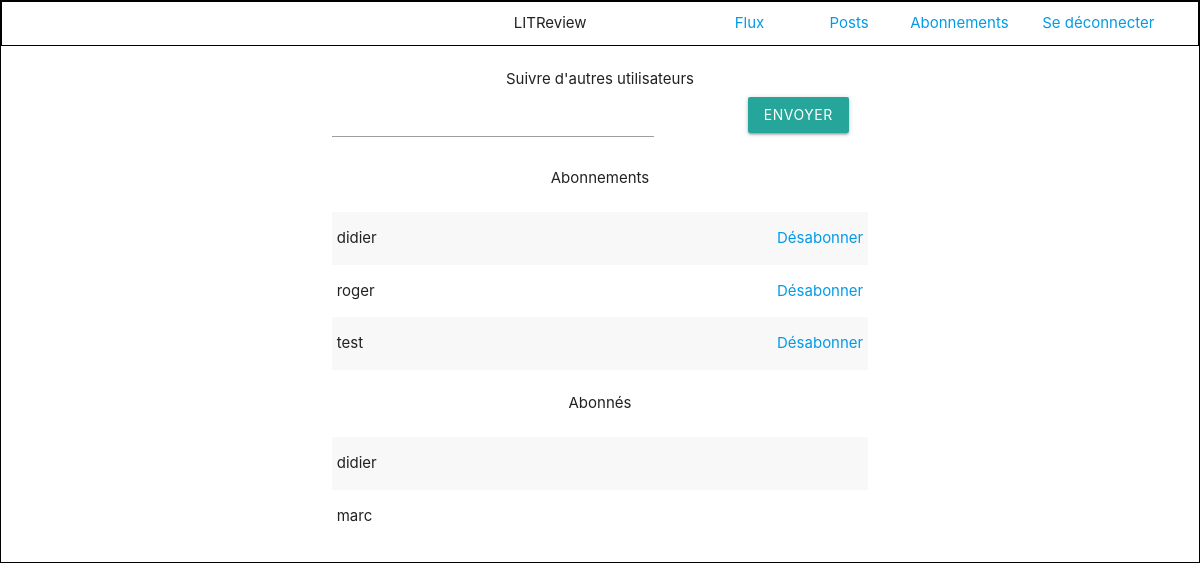
/abonnements/ (signed in), run on the app's committed database.
### accounts/models.py (models this page shows)
class UserFollows(models.Model):
    user = models.ForeignKey(
        to=settings.AUTH_USER_MODEL, on_delete=models.CASCADE)
    followed_user = models.ForeignKey(to=settings.AUTH_USER_MODEL,
                                      on_delete=models.CASCADE, related_name='followed_by')
    class Meta:
        unique_together = ('user', 'followed_user',)

### accounts/views.py (the view, shortened to what this page needs)
# urls.py: path('abonnements/', views.abonnements, name="abonnements"),
def abonnements(request):
    if request.method == "GET":
        user = request.user
        followers = UserFollows.objects.filter(followed_user=user)
        following = UserFollows.objects.filter(user=user)
        return render(request, "abonnements.html", context={'followers': followers, 'following': following})

### templates/abonnements.html (shortened to what this page needs)
{% extends 'base.html' %}
{% block content %}
<div class="row container">
    <div class="col s8 offset-s2">
        <form action="" method="post">
            <div class="center-align">Suivre d'autres utilisateurs</div>
            <div class="follow-bar">
            <input name="follow_user" id="follow_user" class="follow-input">
            <input type="submit" value="Envoyer" class="waves-effect waves-light btn">
            </div>
        </form>
            <div class="center-align">Abonnements</div>
        <table class="striped">
            {% for following  in following %}
        <tr>
            <td>{{ following.followed_user }} </td>
            <td><a class="right" href="{% url 'remove-follower' id_follower=following.id %}">Désabonner</a></td>
        </tr>
            {% endfor %}
        </table>
            <div class="center-align">Abonnés</div>
        <table class="striped">
            {% for follower  in followers %}
            <tr><td>{{ follower.user }}</td></tr>
            {% endfor %}
        </table>
    </div>
</div>
{% endblock %}

### static/css/LITReview.css (style rules this page uses)
body { border: solid 1px black; }
.follow-input { width:60%!important; margin-right: 90px!important; }

### data on the page
UserFollows: followed_user "didier"
UserFollows: followed_user "roger"
UserFollows: followed_user "test"
UserFollows: user "didier"
UserFollows: user "marc"
